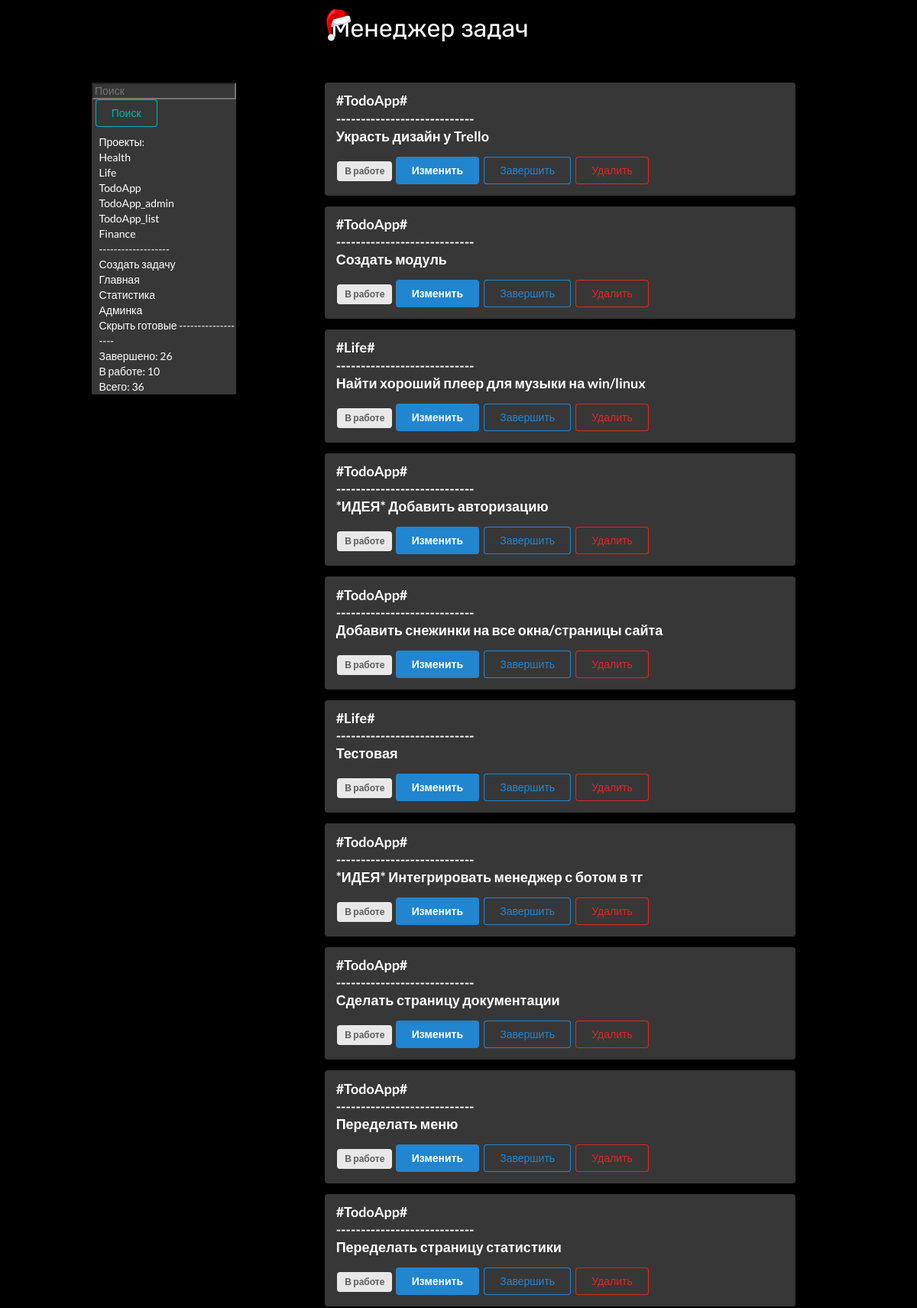
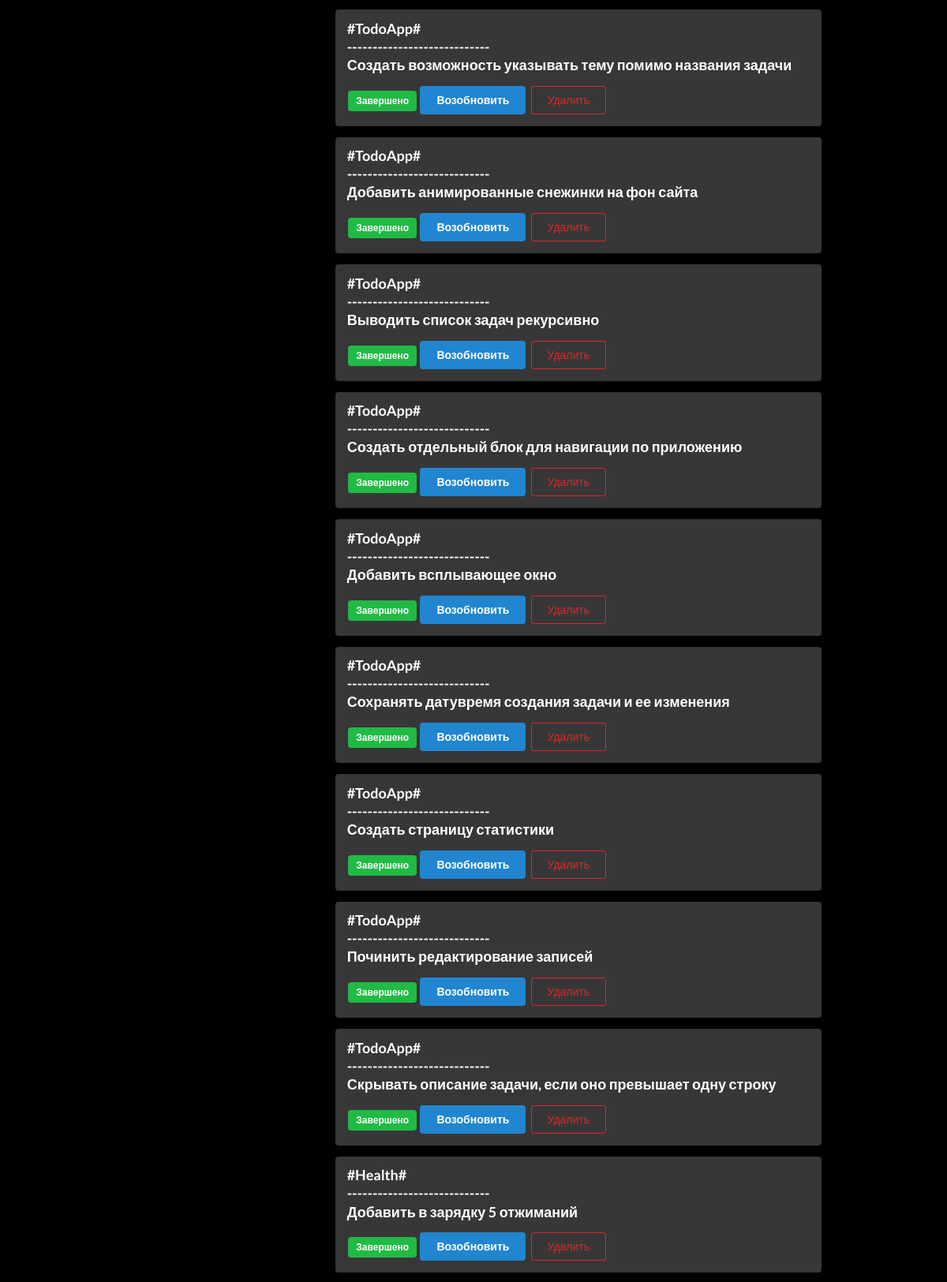
The page / (upper part) on the database its author committed (2 pictures, top to bottom).
### todo/models.py (models this page shows)
class Tag(db.Model):
    id = db.Column(db.Integer, primary_key=True)
    title = db.Column(db.String(100))
    descr = db.Column(db.String(1000))

class ToDo(db.Model):
    id = db.Column(db.Integer, primary_key=True)
    title = db.Column(db.String(100))
    tag = db.Column(db.String(50))
    descr = db.Column(db.String(1000))
    create_date = db.Column(db.String(25))
    close_date = db.Column(db.String(25))
    is_complete = db.Column(db.Boolean)

### todo/routes.py (the view)
@app.get('/')
def home():
    current_date = datetime.datetime.now().strftime('%Y-%m-%d')
    todo_list = ToDo.query.order_by(ToDo.is_complete).all()
    todo_completed = ToDo.query.filter_by(is_complete=1).all()
    todo_uncompleted = ToDo.query.filter_by(is_complete=0).all()
    completed = len(todo_completed)
    uncompleted = len(todo_uncompleted)
    all = len(todo_list)
    todo_tags = Tag.query.distinct(Tag.title)
    return render_template('todo/index.html', todo_list=todo_list, todo_tags=todo_tags, todo_completed=completed, todo_uncompleted=uncompleted, todo_all=all, title='CUBI Prot.')

### todo/templates/todo/index.html (shortened to what this page needs)
{% extends 'todo/layout.html' %}
{% block content %}
<img src="static/todo_logo_black.png" style="margin-left: 35%; margin-right: 25%;">
<div style="margin-top: 2.5%; class:'ui container'; margin-left: 10%; margin-right: 10%; display: flex;">
    <div class="navigation"
        style="color: white; background-color: rgb(56, 55, 55); width: 20%; height: 70%; margin-bottom: 1%; border-radius: 2.5px;">
        <form action="/search" method="post">
            <input type="text" name="search_bar" placeholder="Поиск"
                style="background-color: rgb(56, 55, 55); color: white;">
            <button class="ui teal basic button" type="submit"
                style="margin-bottom: 10px; margin-left: 2.5%;">Поиск</button>
        </form>
        <div class="tags" style="margin-left: 5%;">
            {% block tags %}
            Проекты:<br>
            {% for tag in todo_tags %}
            <a href="/sort/{{ tag.title }}">{{tag.title}}<br></a>
            {% endfor %}
            -------------------<br>
            {% endblock %}
            <a href="#openModal" style="margin-top: 10%;">Создать задачу</a><br>
            <a href="/">Главная</a><br>
            <a href="/task_stats">Статистика</a><br>
            <a href="/admin">Админка</a><br>
            <a href="/uncompleted">Скрыть готовые</a>
            -------------------<br>
        </div>
        <div style="margin-left: 5%;">
            Завершено: {{todo_completed}}<br>
            В работе: {{todo_uncompleted}}<br>
            Всего: {{todo_all}}<br>
        </div>
    </div>
    <div class="contentt" style="width: 100%;">
        {% for todo in todo_list %}
        <div class="ui segment"
            style="margin-left: 15%; margin-right: 25%; width: 80%; background-color: rgb(56, 55, 55);">
            <p class="ui big header" name="header" style="margin-bottom: 2.5%; color: white; ">
                <a href="/get_detail/{{todo.id}}">#{{todo.tag}}#<br>----------------------------<br>{{todo.title}}<br>
            </p></a>
            {% if todo.is_complete == False %}
            <span class="ui gray label">В работе</span>
            <a class="ui blue button" href="/get_task/{{todo.id}}">Изменить</a>
            <a class="ui primary basic button" href="/update/{{ todo.id }}">Завершить</a>
            {% else %}
            <span class="ui green label">Завершено</span>
            <a class="ui blue button" href="/update/{{ todo.id }}">Возобновить</a>
            {% endif %}
            <a class="ui negative basic button" href="/delete/{{ todo.id }}">Удалить</a>
        </div>
        {% endfor %}
    </div>
</div>
{% endblock content %}

### todo/static/css/style.css (style rules this page uses)
.header { word-break: normal; }
body { font-family: Rubik; transition: background-color 0.3s ease; }
a:link { color: white; text-decoration: underline; cursor: pointer; }

### todo/templates/todo/index.html (style rules this page uses)
a:link { text-decoration: none; color: white; }

### rows shown on the page
Tag: title "Health"
Tag: title "Life"
Tag: title "TodoApp"
Tag: title "TodoApp_admin"
Tag: title "TodoApp_list"
Tag: title "Finance"
ToDo: tag "TodoApp", title "Украсть дизайн у Trello"
ToDo: tag "TodoApp", title "Создать модуль"
ToDo: tag "Life", title "Найти хороший плеер для музыки на win/linux"
ToDo: tag "TodoApp", title "*ИДЕЯ* Добавить авторизацию"
ToDo: tag "TodoApp", title "Добавить снежинки на все окна/страницы сайта"
ToDo: tag "Life", title "Тестовая"
ToDo: tag "TodoApp", title "*ИДЕЯ* Интегрировать менеджер с ботом в тг"
ToDo: tag "TodoApp", title "Сделать страницу документации"
ToDo: tag "TodoApp", title "Переделать меню"
ToDo: tag "TodoApp", title "Переделать страницу статистики"
ToDo: tag "TodoApp", title "Создать возможность указывать тему помимо названия задачи"
ToDo: tag "TodoApp", title "Добавить анимированные снежинки на фон сайта"
ToDo: tag "TodoApp", title "Выводить список задач рекурсивно"
ToDo: tag "TodoApp", title "Создать отдельный блок для навигации по приложению"
ToDo: tag "TodoApp", title "Добавить всплывающее окно"
ToDo: tag "TodoApp", title "Сохранять датувремя создания задачи и ее изменения"
ToDo: tag "TodoApp", title "Создать страницу статистики"
ToDo: tag "TodoApp", title "Починить редактирование записей"
ToDo: tag "TodoApp", title "Скрывать описание задачи, если оно превышает одну строку"
ToDo: tag "Health", title "Добавить в зарядку 5 отжиманий"

### other values the page prints
{{ todo_completed }} "26"
{{ todo_uncompleted }} "10"
{{ todo_all }} "36"
